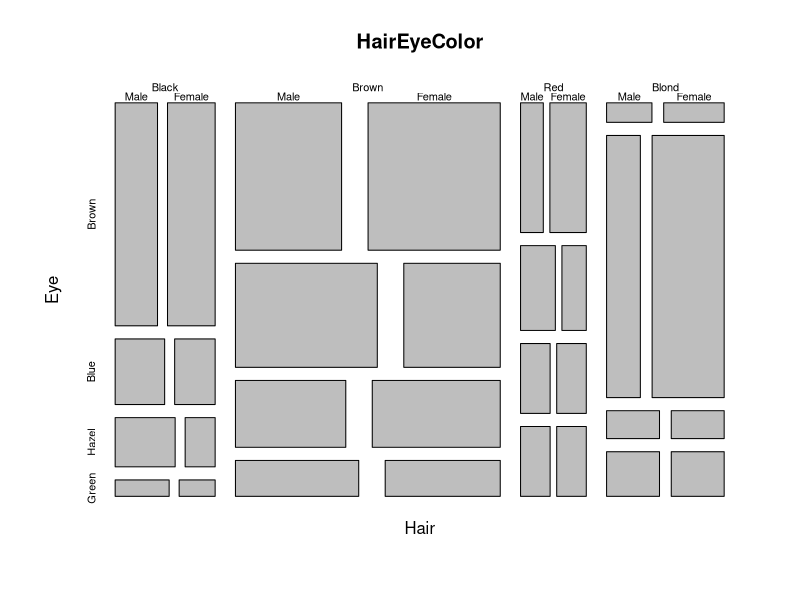
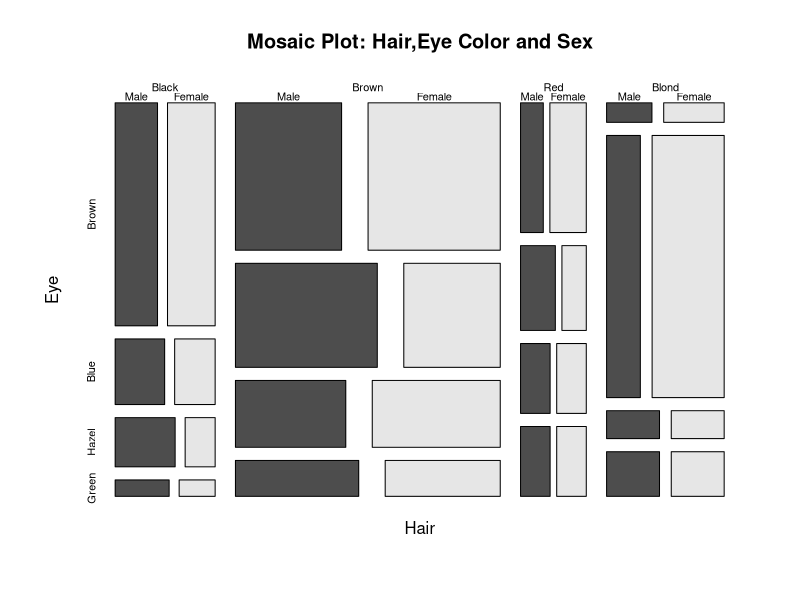
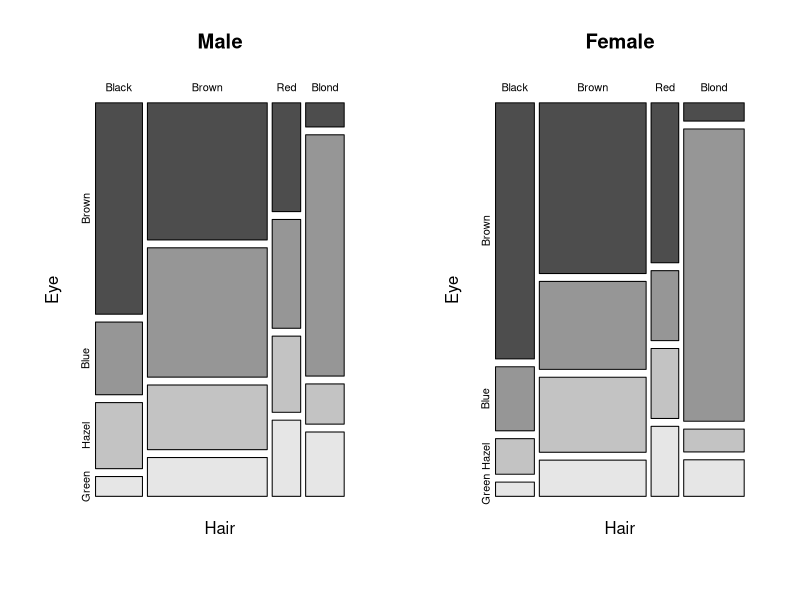

These figures' R source, in order: (Note: this script raises an error after producing the figures.)
data(HairEyeColor)
str(HairEyeColor)
View(HairEyeColor)
mosaicplot(HairEyeColor)
mosaicplot(HairEyeColor,main="Mosaic Plot: Hair,Eye Color and Sex",color = TRUE)
par(mfrow=c(1,2))
mosaicplot(HairEyeColor[,,"Male"],main="Male",color=TRUE)
mosaicplot(HairEyeColor[,,"Female"],main="Female",color=TRUE)
par(mfrow=c(1,1))
mosaicplot(HairEye2D,col=c("brown","black","red","yellow"),)
main="Hair vs Eye(Custom colors)"

install.packages("vcd")
library(vcd)
mosaic(HairEyeColor,shade=TRUE,legend=TRUE,
       main="Shaded Mosaic Plot (vcd)")

hair_eye_df <-as.data.frame(HairEyeColor)
head(hair_eye_df)
library(ggplot2)
ggplot(hair_eye_df,aes(x=Hair,y=Freq,fill=Eye))+
  geom_bar(stat="identity",position="fill")+facet_wrap(~Sex)+
  labs(title="Proportional Distribution of Eye Color by Hair",
       y="Proportion")+theme_minimal()
mosaic(~Hair+Eye+Sex,data=hair_eye_df,shade=TRUE,legend=TRUE)
